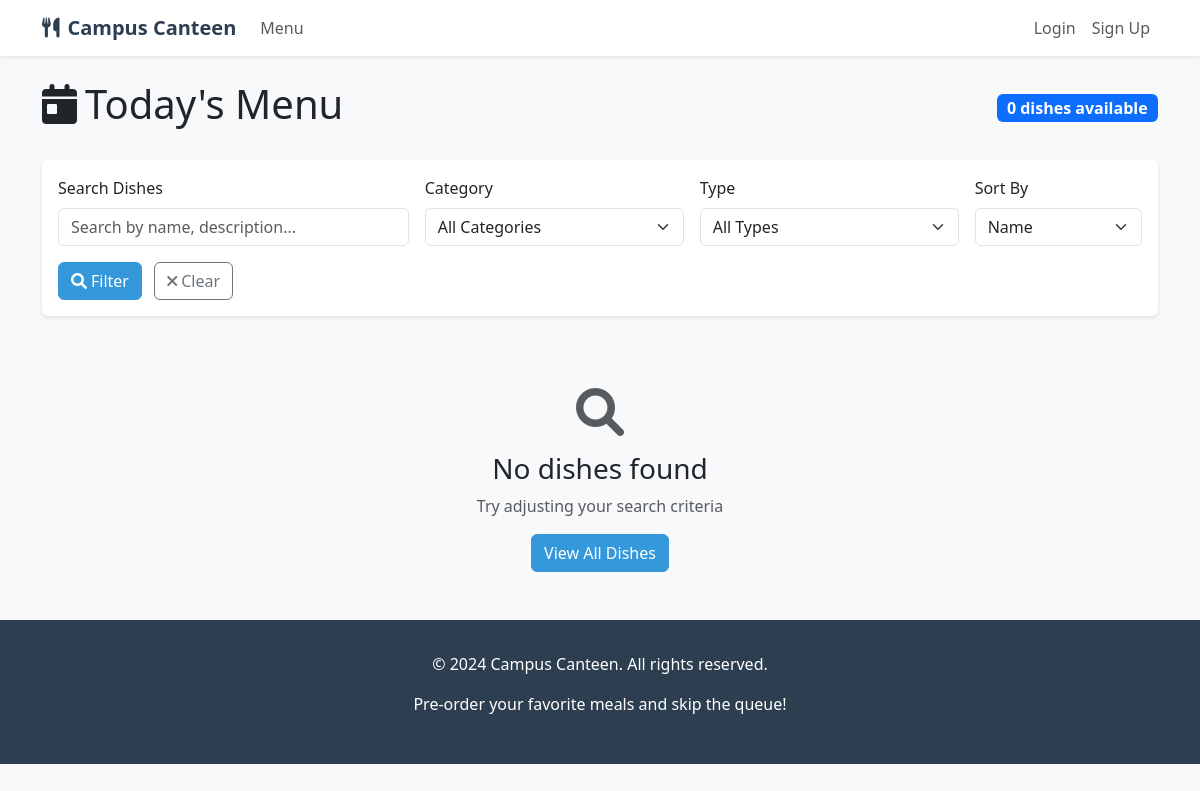
Before: /canteen/ with the older database file.
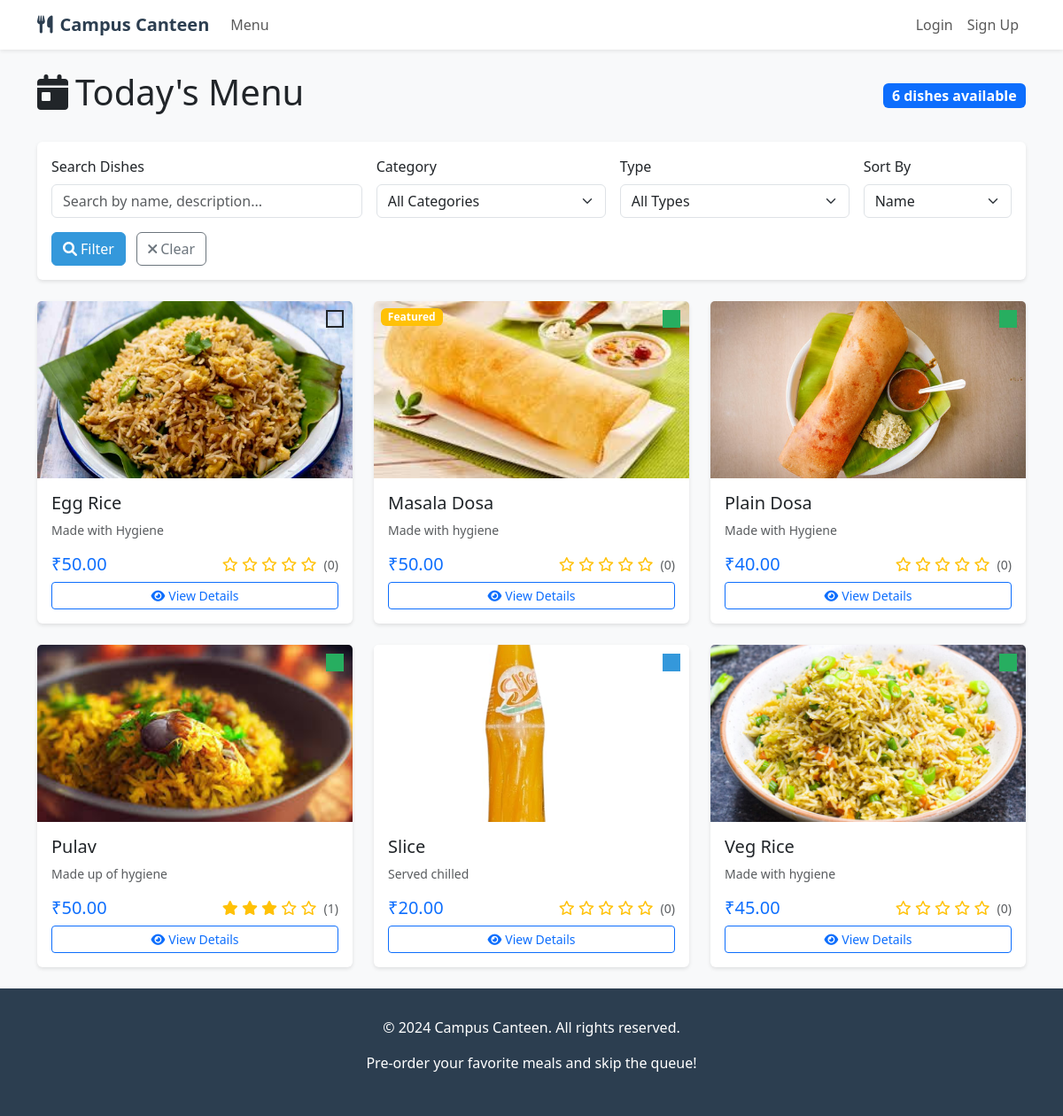
After: the same page with the newer database file.
### canteen/models.py (models this page shows, shortened)
class Dish(models.Model):
    DISH_TYPE_CHOICES = [
        ('veg', 'Vegetarian'),
        ('non_veg', 'Non-Vegetarian'),
        ('beverage', 'Beverage'),
    ]
    name = models.CharField(max_length=100)
    description = models.TextField()
    category = models.ForeignKey(Category, on_delete=models.CASCADE)
    dish_type = models.CharField(max_length=10, choices=DISH_TYPE_CHOICES, default='veg')
    price = models.DecimalField(max_digits=8, decimal_places=2)
    image = models.ImageField(upload_to='dishes/', blank=True, null=True)
    is_available = models.BooleanField(default=True)
    is_featured = models.BooleanField(default=False)
    ingredients = models.TextField(blank=True, help_text="List main ingredients")
    preparation_time = models.PositiveIntegerField(default=15, help_text="Time in minutes")
    created_at = models.DateTimeField(auto_now_add=True)
    updated_at = models.DateTimeField(auto_now=True)
    @property
    def average_rating(self):
        reviews = self.review_set.all()
        if reviews:
            return round(sum(review.rating for review in reviews) / len(reviews), 1)
        return 0
    @property
    def total_reviews(self):
        return self.review_set.count()

### canteen/views.py (the view)
# urls.py: path('', views.menu, name='menu'),
def menu(request):
    dishes = Dish.objects.filter(is_available=True).select_related('category')
    categories = Category.objects.filter(is_active=True)
    search_query = request.GET.get('search', '')
    if search_query:
        dishes = dishes.filter(
            Q(name__icontains=search_query) |
            Q(description__icontains=search_query) |
            Q(ingredients__icontains=search_query)
        )
    category_filter = request.GET.get('category', '')
    if category_filter:
        dishes = dishes.filter(category__id=category_filter)
    dish_type_filter = request.GET.get('dish_type', '')
    if dish_type_filter:
        dishes = dishes.filter(dish_type=dish_type_filter)
    sort_by = request.GET.get('sort', 'name')
    if sort_by == 'price':
        dishes = dishes.order_by('price')
    elif sort_by == 'rating':
        dishes = dishes.annotate(avg_rating=Avg('review__rating')).order_by('-avg_rating')
    else:
        dishes = dishes.order_by('name')
    paginator = Paginator(dishes, 12)  # 12 dishes per page
    page_number = request.GET.get('page')
    page_obj = paginator.get_page(page_number)
    context = {
        'page_obj': page_obj,
        'categories': categories,
        'search_query': search_query,
        'category_filter': category_filter,
        'dish_type_filter': dish_type_filter,
        'sort_by': sort_by,
    }
    return render(request, 'canteen/menu.html', context)

### canteen/templates/canteen/menu.html (shortened to what this page needs)
{% extends 'canteen/base.html' %}
{% block content %}
<div class="row">
    <div class="col-12">
        <div class="d-flex justify-content-between align-items-center mb-4">
            <h1><i class="fas fa-calendar-day me-2"></i>Today's Menu</h1>
            <span class="badge bg-primary fs-6">{{ page_obj.paginator.count }} dishes available</span>
        </div>
    </div>
</div>
<div class="row mb-4">
    <div class="col-12">
        <div class="card">
            <div class="card-body">
                <form method="get" class="row g-3">
                    <div class="col-md-4">
                        <label for="search" class="form-label">Search Dishes</label>
                        <input type="text" class="form-control" id="search" name="search"
                               value="{{ search_query }}" placeholder="Search by name, description...">
                    </div>
                    <div class="col-md-3">
                        <label for="category" class="form-label">Category</label>
                        <select class="form-select" id="category" name="category">
                            <option value="">All Categories</option>
                        </select>
                    </div>
                    <div class="col-md-3">
                        <label for="dish_type" class="form-label">Type</label>
                        <select class="form-select" id="dish_type" name="dish_type">
                            <option value="">All Types</option>
                        </select>
                    </div>
                    <div class="col-md-2">
                        <label for="sort" class="form-label">Sort By</label>
                        <select class="form-select" id="sort" name="sort">
                            <option value="name" {% if sort_by == 'name' %}selected{% endif %}>Name</option>
                        </select>
                    </div>
                    <div class="col-12">
                        <button type="submit" class="btn btn-primary">
                            <i class="fas fa-search me-1"></i>Filter
                        </button>
                        <a href="{% url 'canteen:menu' %}" class="btn btn-outline-secondary ms-2">
                            <i class="fas fa-times me-1"></i>Clear
                        </a>
                    </div>
                </form>
            </div>
        </div>
    </div>
</div>
<div class="row">
    {% for dish in page_obj %}
        <div class="col-lg-4 col-md-6 mb-4">
            <div class="card dish-card h-100">
                <div class="position-relative">
                    {% if dish.image %}
                        <img src="{{ dish.image.url }}" class="card-img-top" alt="{{ dish.name }}">
                    {% else %}
                        <div class="card-img-top bg-light d-flex align-items-center justify-content-center" style="height: 200px;">
                            <i class="fas fa-utensils fa-3x text-muted"></i>
                        </div>
                    {% endif %}
                    <div class="veg-indicator {{ dish.dish_type }}"></div>
                    {% if dish.is_featured %}
                        <span class="badge bg-warning position-absolute top-0 start-0 m-2">Featured</span>
                    {% endif %}
                </div>
                <div class="card-body d-flex flex-column">
                    <h5 class="card-title">{{ dish.name }}</h5>
                    <p class="card-text text-muted small flex-grow-1">{{ dish.description|truncatewords:20 }}</p>
                    <div class="d-flex justify-content-between align-items-center mb-2">
                        <span class="h5 text-primary mb-0">₹{{ dish.price }}</span>
                        <div class="rating-stars">
                            {% for i in "12345" %}
                                {% if i|add:0 <= dish.average_rating %}
                                    <i class="fas fa-star"></i>
                                {% else %}
                                    <i class="far fa-star"></i>
                                {% endif %}
                            {% endfor %}
                            <small class="text-muted ms-1">({{ dish.total_reviews }})</small>
                        </div>
                    </div>
                    <div class="mt-auto">
                        {% if dish.is_available %}
                            <div class="d-grid gap-2">
                                <a href="{% url 'canteen:dish_detail' dish.pk %}" class="btn btn-outline-primary btn-sm">
                                    <i class="fas fa-eye me-1"></i>View Details
                                </a>
                            </div>
                        {% else %}
                            <div class="d-grid">
                                <button class="btn btn-danger btn-sm" disabled>
                                    <i class="fas fa-times me-1"></i>Sold Out
                                </button>
                            </div>
                        {% endif %}
                    </div>
                </div>
            </div>
        </div>
    {% empty %}
        <div class="col-12 text-center">
            <div class="py-5">
                <i class="fas fa-search fa-3x text-muted mb-3"></i>
                <h3>No dishes found</h3>
                <p class="text-muted">Try adjusting your search criteria</p>
                <a href="{% url 'canteen:menu' %}" class="btn btn-primary">View All Dishes</a>
            </div>
        </div>
    {% endfor %}
</div>
{% endblock %}

### canteen/templates/canteen/base.html (shortened to what this page needs)
<!DOCTYPE html>
<html lang="en">
<head>
    <link href="https://cdn.jsdelivr.net/npm/bootstrap@5.3.0/dist/css/bootstrap.min.css" rel="stylesheet">
    <link href="https://cdnjs.cloudflare.com/ajax/libs/font-awesome/6.0.0/css/all.min.css" rel="stylesheet">
</head>
<body>
    <nav class="navbar navbar-expand-lg navbar-light bg-white shadow-sm">
        <div class="container">
            <a class="navbar-brand" href="{% url 'canteen:menu' %}">
                <i class="fas fa-utensils me-2"></i>Campus Canteen
            </a>
            <div class="collapse navbar-collapse" id="navbarNav">
                <ul class="navbar-nav me-auto">
                    <li class="nav-item">
                        <a class="nav-link" href="{% url 'canteen:menu' %}">Menu</a>
                    </li>
                </ul>
                <ul class="navbar-nav">
                    {% if user.is_authenticated %}
                        <li class="nav-item dropdown">
                            <a class="nav-link dropdown-toggle" href="#" id="navbarDropdown" role="button" data-bs-toggle="dropdown">
                                <i class="fas fa-user me-1"></i>{{ user.first_name|default:user.username }}
                            </a>
                            <ul class="dropdown-menu">
                                <li><a class="dropdown-item" href="{% url 'accounts:profile' %}">Profile</a></li>
                                <li><a class="dropdown-item" href="{% url 'canteen:dashboard' %}">My Orders</a></li>
                                {% if user.userprofile.is_staff_member %}
                                    <li><hr class="dropdown-divider"></li>
                                    <li><a class="dropdown-item" href="{% url 'canteen:manage_dishes' %}">Manage Dishes</a></li>
                                    <li><a class="dropdown-item" href="{% url 'canteen:manage_preorders' %}">Manage Orders</a></li>
                                {% endif %}
                                <li><hr class="dropdown-divider"></li>
                                <li>
                                    <form method="post" action="{% url 'accounts:logout' %}" style="display: inline;">
                                        {% csrf_token %}
                                        <button type="submit" class="dropdown-item" style="border: none; background: none; width: 100%; text-align: left;">
                                            Logout
                                        </button>
                                    </form>
                                </li>
                            </ul>
                        </li>
                    {% else %}
                        <li class="nav-item">
                            <a class="nav-link" href="{% url 'accounts:login' %}">Login</a>
                        </li>
                        <li class="nav-item">
                            <a class="nav-link" href="{% url 'accounts:signup' %}">Sign Up</a>
                        </li>
                    {% endif %}
                </ul>
            </div>
        </div>
    </nav>
    <main class="container mt-4">
        {% block content %}{% endblock %}
    </main>
    <footer class="footer mt-auto">
        <div class="container text-center">
            <p>&copy; 2024 Campus Canteen. All rights reserved.</p>
            <p>Pre-order your favorite meals and skip the queue!</p>
        </div>
    </footer>
</body>
</html>

### canteen/templates/canteen/base.html (style rules this page uses)
:root { --primary-color: #2c3e50; --secondary-color: #3498db; --accent-color: #e74c3c; --success-color: #27ae60; }
body { background-color: #f8f9fa; }
.navbar-brand { font-weight: bold; color: var(--primary-color) !important; }
.card { border: none; box-shadow: 0 2px 4px rgba(0,0,0,0.1); transition: transform 0.2s; }
.dish-card img { height: 200px; object-fit: cover; }
.veg-indicator { position: absolute; top: 10px; right: 10px; width: 20px; height: 20px; border: 2px solid; }
.veg-indicator.veg { border-color: #27ae60; background-color: #27ae60; }
.veg-indicator.beverage { border-color: #3498db; background-color: #3498db; }
.rating-stars { color: #ffc107; }
.footer { background-color: var(--primary-color); color: white; padding: 2rem 0; margin-top: 4rem; }
.btn-primary { background-color: var(--secondary-color); border-color: var(--secondary-color); }

Changed rows visible on the page:
added Dish: image (picture), name "Egg Rice", description "Made with Hygiene", price "50.00", total_reviews "0", is_available True (drawn)
added Dish: image (picture), is_featured "Featured", name "Masala Dosa", description "Made with hygiene", price "50.00", total_reviews "0", is_available True (drawn)
added Dish: image (picture), name "Plain Dosa", description "Made with Hygiene", price "40.00", total_reviews "0", is_available True (drawn)
added Dish: image (picture), name "Pulav", description "Made up of hygiene", price "50.00", total_reviews "1", is_available True (drawn)
added Dish: image (picture), name "Slice", description "Served chilled", price "20.00", total_reviews "0", is_available True (drawn)
added Dish: image (picture), name "Veg Rice", description "Made with hygiene", price "45.00", total_reviews "0", is_available True (drawn)
Other visible differences:
{{ page_obj.paginator.count }}: "0" → "6"
text no longer shown: "No dishes found Try adjusting your search criteria View All Dishes"
